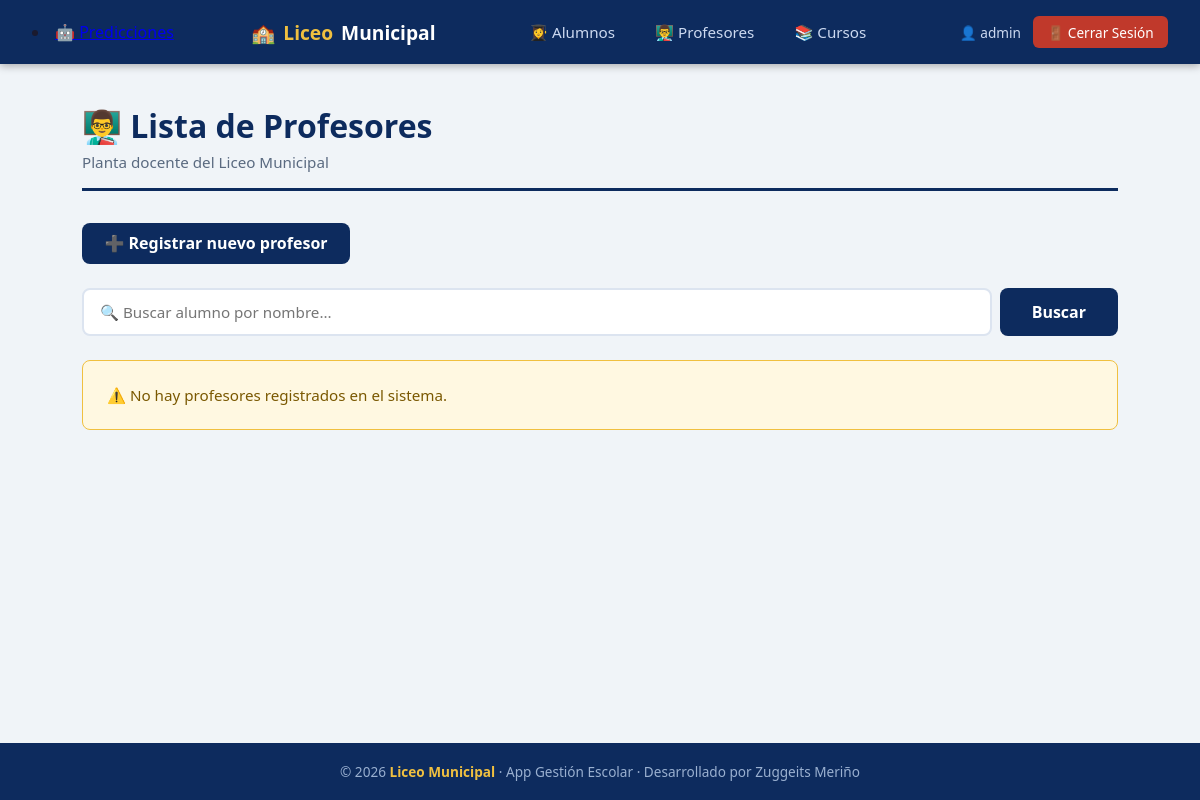
The page /profesores/ (signed in) on the database as committed earlier.
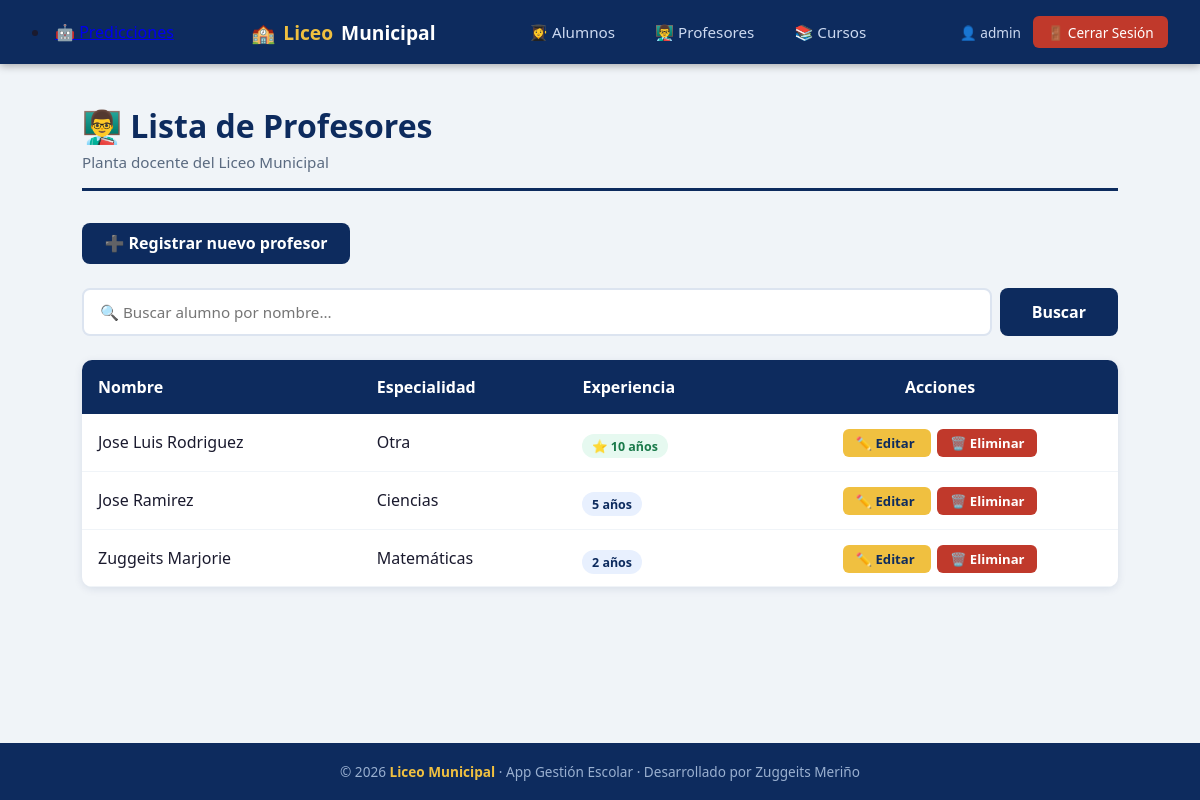
The same page on the database as committed later.
### profesores/models.py (models this page shows, shortened)
class Profesor(models.Model):
    nombre           = models.CharField(max_length=100)
    especialidad     = models.CharField(max_length=100)
    años_experiencia = models.IntegerField(default=0)
    class Meta:
        verbose_name = 'Profesor'
        verbose_name_plural = 'Profesores'
        ordering = ['nombre']

### profesores/views.py (the view)
# urls.py: path('',                   views.lista_profesores,   name='lista'),
@login_required
def lista_profesores(request):
    profesores = Profesor.objects.all()
    return render(request, 'profesores/lista_profesores.html', {
        'profesores': profesores,
        'titulo': 'Lista de Profesores'
    })

### profesores/templates/profesores/lista_profesores.html (shortened to what this page needs)
{% extends 'base.html' %}
{% block contenido %}
<div class="page-header">
    <h1>👨‍🏫 {{ titulo }}</h1>
    <p>Planta docente del Liceo Municipal</p>
</div>
<div style="margin-bottom:1.5rem;">
    <a href="{% url 'profesores:crear' %}" class="btn-primary"
       style="text-decoration:none; display:inline-block; padding:0.6rem 1.4rem;">
        ➕ Registrar nuevo profesor
    </a>
</div>
<form method="get" style="margin-bottom:1.5rem; display:flex; gap:0.5rem;">
    <input type="text" name="s" value="{{ busqueda }}"
           placeholder="🔍 Buscar alumno por nombre..."
           style="flex:1; padding:0.65rem 1rem; border:2px solid #dce4f0;
                  border-radius:8px; font-size:0.95rem; font-family:inherit; outline:none;">
    <button type="submit" class="btn-primary">Buscar</button>
</form>
{% if profesores %}
<table style="width:100%; border-collapse:collapse; background:white;
              border-radius:10px; overflow:hidden;
              box-shadow:0 2px 8px rgba(13,43,94,0.1);">
    <thead style="background:#0d2b5e; color:white;">
        <tr>
            <th style="padding:1rem; text-align:left;">Nombre</th>
            <th style="padding:1rem; text-align:left;">Especialidad</th>
            <th style="padding:1rem; text-align:left;">Experiencia</th>
            <th style="padding:1rem; text-align:center;">Acciones</th>
        </tr>
    </thead>
    <tbody>
        {% for profesor in profesores %}
        <tr style="border-bottom:1px solid #f0f4f8;">
            <td style="padding:0.8rem 1rem;">{{ profesor.nombre }}</td>
            <td style="padding:0.8rem 1rem;">{{ profesor.especialidad }}</td>
            <td style="padding:0.8rem 1rem;">
                {% if profesor.años_experiencia >= 10 %}
                    <span class="badge badge-verde">⭐ {{ profesor.años_experiencia }} años</span>
                {% else %}
                    <span class="badge">{{ profesor.años_experiencia }} años</span>
                {% endif %}
            </td>
            <td style="padding:0.8rem 1rem; text-align:center;">
                <a href="{% url 'profesores:editar' profesor.pk %}"
                   style="background:#f0c040; color:#0d2b5e; padding:0.3rem 0.8rem;
                          border-radius:6px; text-decoration:none; font-size:0.82rem;
                          font-weight:600; margin-right:0.4rem;">
                    ✏️ Editar
                </a>
                <a href="{% url 'profesores:eliminar' profesor.pk %}"
                   style="background:#c0392b; color:white; padding:0.3rem 0.8rem;
                          border-radius:6px; text-decoration:none; font-size:0.82rem;
                          font-weight:600;">
                    🗑️ Eliminar
                </a>
            </td>
        </tr>
        {% endfor %}
    </tbody>
</table>
{% else %}
<div class="alerta-vacia">⚠️ No hay profesores registrados en el sistema.</div>
{% endif %}
{% endblock %}

Rows that differ between the two databases and show on the page:
added Profesor: nombre "Jose Luis Rodriguez", especialidad "Otra", años_experiencia "10"
added Profesor: nombre "Jose Ramirez", especialidad "Ciencias", años_experiencia "5"
added Profesor: nombre "Zuggeits Marjorie", especialidad "Matemáticas", años_experiencia "2"
Other text that changed with them:
text no longer shown: "⚠️ No hay profesores registrados en el sistema."
text now shown: "Nombre Especialidad Experiencia Acciones"
